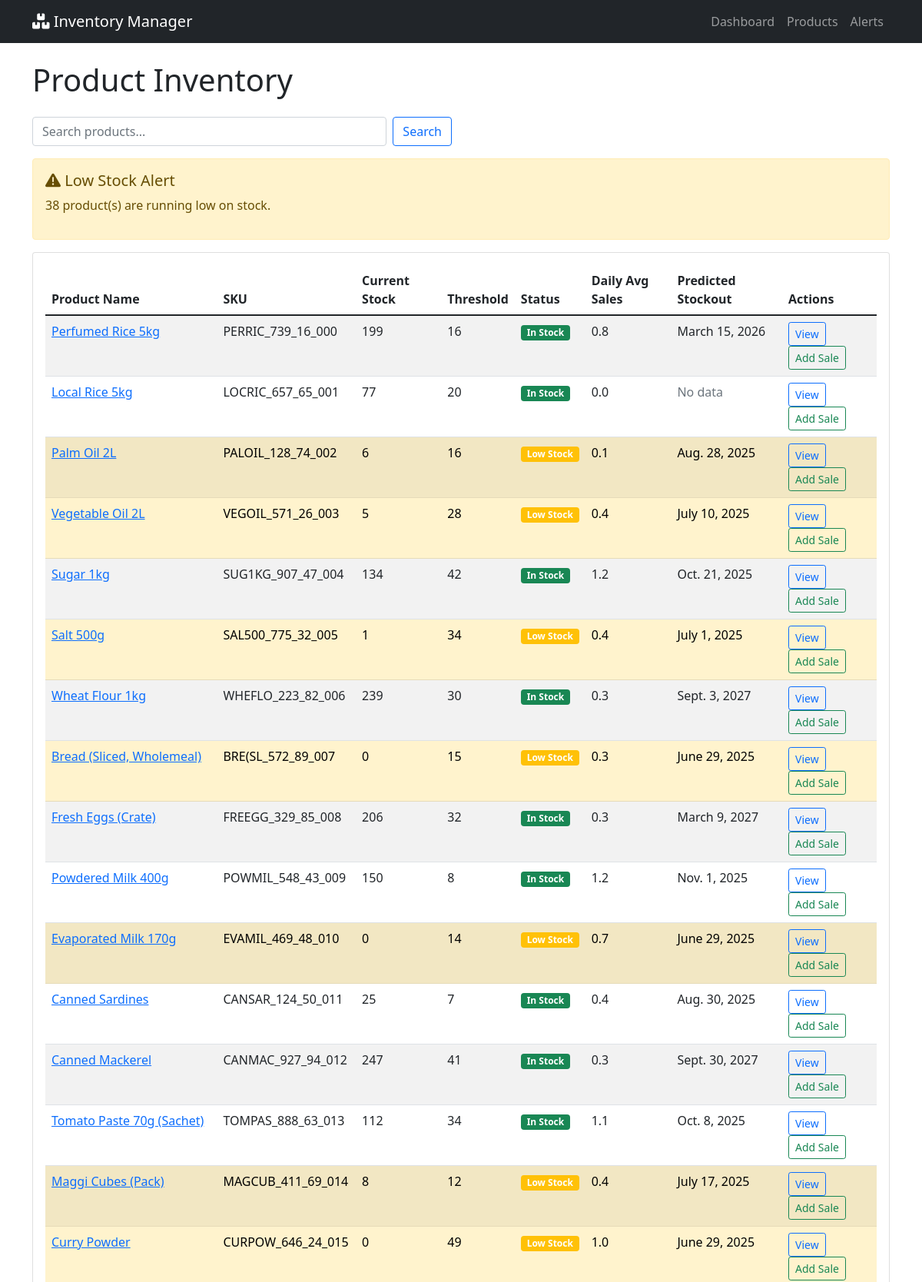
Screenshot of /products/ (upper part) with the database file from the repository.
### inventory/models.py (models this page shows, shortened)
class Product(models.Model):
    name = models.CharField(max_length=200)
    sku = models.CharField(max_length=50, unique=True)
    current_stock = models.PositiveIntegerField(default=0)
    low_stock_threshold = models.PositiveIntegerField(default=10)
    created_at = models.DateTimeField(auto_now_add=True)
    updated_at = models.DateTimeField(auto_now=True)
    @property
    def is_low_stock(self):
        return self.current_stock <= self.low_stock_threshold
    def get_daily_sales_average(self, days=30):
        end_date = timezone.now().date()
        start_date = end_date - timedelta(days=days)
        sales = Sale.objects.filter(
            product=self,
            date__range=[start_date, end_date]
        ).aggregate(total=models.Sum('quantity'))
        total_sold = sales['total'] or 0
        return total_sold / days if days > 0 else 0
    def predict_stockout_date(self):
        daily_avg = self.get_daily_sales_average()
        if daily_avg <= 0:
            return None
        days_until_stockout = self.current_stock / daily_avg
        return timezone.now().date() + timedelta(days=int(days_until_stockout))

### inventory/views.py (the view)
# urls.py: path('products/', views.ProductListView.as_view(), name='product_list'),
class ProductListView(ListView):
    model = Product
    template_name = 'inventory/product_list.html'
    context_object_name = 'products'
    def get_queryset(self):
        queryset = Product.objects.all()
        search = self.request.GET.get('search')
        if search:
            queryset = queryset.filter(
                Q(name__icontains=search) | Q(sku__icontains=search)
            )
        return queryset
    def get_context_data(self, **kwargs):
        context = super().get_context_data(**kwargs)
        context['low_stock_products'] = Product.objects.filter(
            current_stock__lte=F('low_stock_threshold')
        )
        context['active_alerts'] = StockAlert.objects.filter(is_active=True)
        return context

### inventory/templates/inventory/product_list.html (shortened to what this page needs)
{% extends 'inventory/base.html' %}
{% block content %}
<div class="row">
    <div class="col-md-12">
        <h1 class="mb-4">Product Inventory</h1>
    </div>
</div>
<div class="row mb-3">
    <div class="col-md-6">
        <form method="get" class="d-flex">
            <input type="text" name="search" class="form-control me-2" placeholder="Search products..." value="{{ request.GET.search }}">
            <button type="submit" class="btn btn-outline-primary">Search</button>
        </form>
    </div>
</div>
{% if low_stock_products %}
<div class="alert alert-warning">
    <h5><i class="fas fa-exclamation-triangle"></i> Low Stock Alert</h5>
    <p>{{ low_stock_products.count }} product(s) are running low on stock.</p>
</div>
{% endif %}
<div class="card">
    <div class="card-body">
        <div class="table-responsive">
            <table class="table table-striped">
                <thead>
                    <tr>
                        <th>Product Name</th>
                        <th>SKU</th>
                        <th>Current Stock</th>
                        <th>Threshold</th>
                        <th>Status</th>
                        <th>Daily Avg Sales</th>
                        <th>Predicted Stockout</th>
                        <th>Actions</th>
                    </tr>
                </thead>
                <tbody>
                    {% for product in products %}
                    <tr {% if product.is_low_stock %}class="table-warning"{% endif %}>
                        <td>
                            <a href="{% url 'product_detail' product.pk %}">{{ product.name }}</a>
                        </td>
                        <td>{{ product.sku }}</td>
                        <td>{{ product.current_stock }}</td>
                        <td>{{ product.low_stock_threshold }}</td>
                        <td>
                            {% if product.is_low_stock %}
                                <span class="badge bg-warning">Low Stock</span>
                            {% else %}
                                <span class="badge bg-success">In Stock</span>
                            {% endif %}
                        </td>
                        <td>{{ product.get_daily_sales_average|floatformat:1 }}</td>
                        <td>
                            {% if product.predict_stockout_date %}
                                {{ product.predict_stockout_date }}
                            {% else %}
                                <span class="text-muted">No data</span>
                            {% endif %}
                        </td>
                        <td>
                            <a href="{% url 'product_detail' product.pk %}" class="btn btn-sm btn-outline-primary">View</a>
                            <a href="{% url 'add_sale' product.pk %}" class="btn btn-sm btn-outline-success">Add Sale</a>
                        </td>
                    </tr>
                    {% empty %}
                    <tr>
                        <td colspan="8" class="text-center text-muted">No products found.</td>
                    </tr>
                    {% endfor %}
                </tbody>
            </table>
        </div>
    </div>
</div>
{% endblock %}

### rows the page displays
Product: name "Perfumed Rice 5kg", sku "PERRIC_739_16_000", current_stock "199", low_stock_threshold "16", shows "In Stock", get_daily_sales_average "0.8", predict_stockout_date "March 15, 2026"
Product: name "Local Rice 5kg", sku "LOCRIC_657_65_001", current_stock "77", low_stock_threshold "20", shows "In Stock", get_daily_sales_average "0.0", shows "No data"
Product: name "Palm Oil 2L", sku "PALOIL_128_74_002", current_stock "6", low_stock_threshold "16", shows "Low Stock", get_daily_sales_average "0.1", predict_stockout_date "Aug. 28, 2025"
Product: name "Vegetable Oil 2L", sku "VEGOIL_571_26_003", current_stock "5", low_stock_threshold "28", shows "Low Stock", get_daily_sales_average "0.4", predict_stockout_date "July 10, 2025"
Product: name "Sugar 1kg", sku "SUG1KG_907_47_004", current_stock "134", low_stock_threshold "42", shows "In Stock", get_daily_sales_average "1.2", predict_stockout_date "Oct. 21, 2025"
Product: name "Salt 500g", sku "SAL500_775_32_005", current_stock "1", low_stock_threshold "34", shows "Low Stock", get_daily_sales_average "0.4", predict_stockout_date "July 1, 2025"
Product: name "Wheat Flour 1kg", sku "WHEFLO_223_82_006", current_stock "239", low_stock_threshold "30", shows "In Stock", get_daily_sales_average "0.3", predict_stockout_date "Sept. 3, 2027"
Product: name "Bread (Sliced, Wholemeal)", sku "BRE(SL_572_89_007", current_stock "0", low_stock_threshold "15", shows "Low Stock", get_daily_sales_average "0.3", predict_stockout_date "June 29, 2025"
Product: name "Fresh Eggs (Crate)", sku "FREEGG_329_85_008", current_stock "206", low_stock_threshold "32", shows "In Stock", get_daily_sales_average "0.3", predict_stockout_date "March 9, 2027"
Product: name "Powdered Milk 400g", sku "POWMIL_548_43_009", current_stock "150", low_stock_threshold "8", shows "In Stock", get_daily_sales_average "1.2", predict_stockout_date "Nov. 1, 2025"
Product: name "Evaporated Milk 170g", sku "EVAMIL_469_48_010", current_stock "0", low_stock_threshold "14", shows "Low Stock", get_daily_sales_average "0.7", predict_stockout_date "June 29, 2025"
Product: name "Canned Sardines", sku "CANSAR_124_50_011", current_stock "25", low_stock_threshold "7", shows "In Stock", get_daily_sales_average "0.4", predict_stockout_date "Aug. 30, 2025"
Product: name "Canned Mackerel", sku "CANMAC_927_94_012", current_stock "247", low_stock_threshold "41", shows "In Stock", get_daily_sales_average "0.3", predict_stockout_date "Sept. 30, 2027"
Product: name "Tomato Paste 70g (Sachet)", sku "TOMPAS_888_63_013", current_stock "112", low_stock_threshold "34", shows "In Stock", get_daily_sales_average "1.1", predict_stockout_date "Oct. 8, 2025"
Product: name "Maggi Cubes (Pack)", sku "MAGCUB_411_69_014", current_stock "8", low_stock_threshold "12", shows "Low Stock", get_daily_sales_average "0.4", predict_stockout_date "July 17, 2025"
Product: name "Curry Powder", sku "CURPOW_646_24_015", current_stock "0", low_stock_threshold "49", shows "Low Stock", get_daily_sales_average "1.0", predict_stockout_date "June 29, 2025"

### other values shown
{{ low_stock_products.count }} "38"
